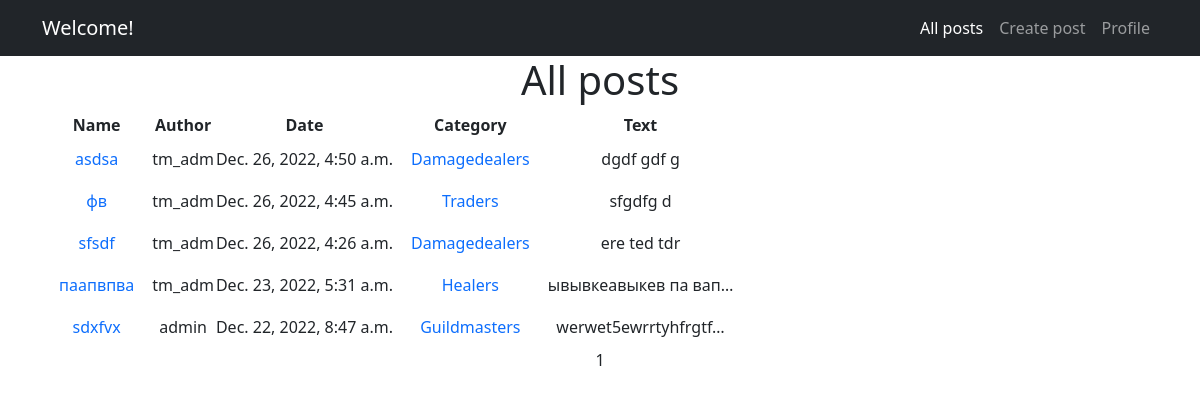
The app's page /posts/, older data.
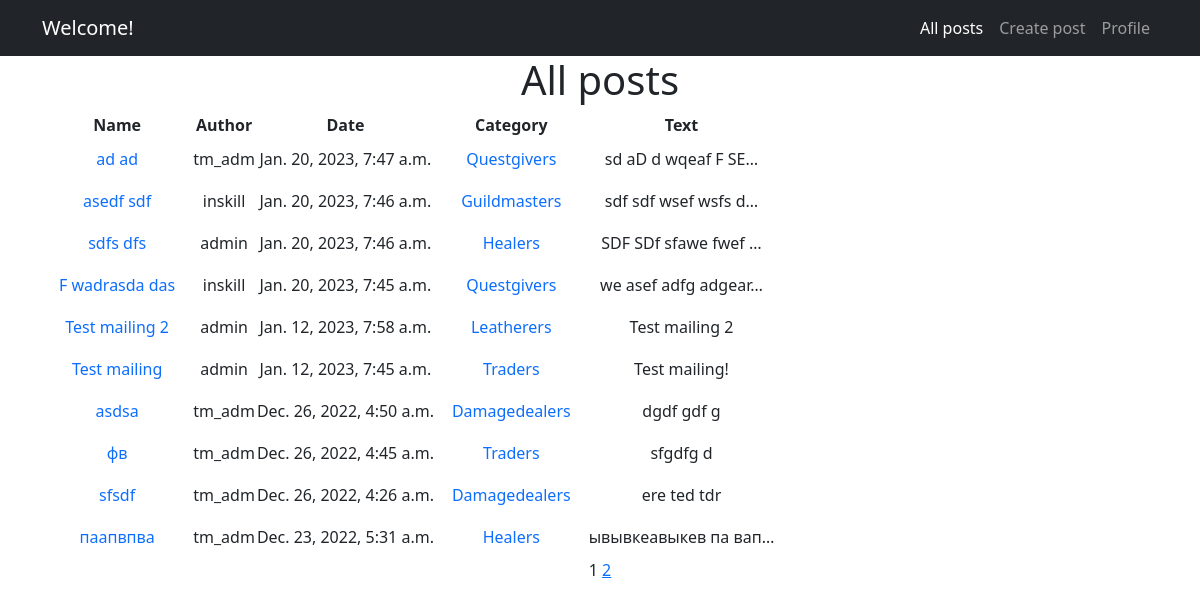
The same page, newer data.
### board/models.py (models this page shows, shortened)
class Post(models.Model):
    date = models.DateTimeField(auto_now_add=True)
    header = models.CharField(max_length=64)
    text = models.TextField()
    files = models.FileField(upload_to ='uploads/', null=True, blank=True)
    author = models.ForeignKey(User, null=True, on_delete=models.CASCADE)
    category = models.ForeignKey(Category, on_delete=models.CASCADE,)

class Category(models.Model):
    name = models.CharField(max_length=64, unique=True)

### board/views.py (the view)
# urls.py: path('posts/', PostList.as_view(), name='postlist'),
class PostList(ListView):
    model = Post
    ordering = '-date'
    template_name = 'posts.html'
    context_object_name = 'posts'
    paginate_by = 10

### board/templates/posts.html (shortened to what this page needs)
{% extends 'flatpages/default.html' %}}
{% block content %}
<h1 class="text-center">All posts</h1>
    {% if posts %}
        <table>
            <tr>
                <td><b>Name</b></td>
                <td><b>Author</b></td>
                <td><b>Date</b></td>
                <td><b>Category</b></td>
                <td><b>Text</b></td>
            </tr>
            {% for post in posts %}
            <tr>
                <td><a class="nav-link" href="{% url 'postdetail' post.id %}">{{ post.header }}</a></td>
                <td>{{ post.author }}</td>
                <td>{{ post.date }}</td>
                <td>
                    <a class="nav-link" href="{% url 'categorylist' post.category.id %}">{{ post.category.name }}</a>
                </td>
                <td>{{ post.text | truncatechars:20 }}</td>
            </tr>
            {% endfor %}
        </table>
    {% else %}
        <h2>No posts</h2>
    {% endif %}
   {{ page_obj.number }}
   {% if page_obj.has_next %}
       <a href="?page={{ page_obj.next_page_number }}">{{ page_obj.next_page_number }}</a>
   {% endif %}
{% endblock content %}

Row changes from the older to the newer data that the page shows:
no longer on this page (row edited): Post: header "sdxfvx", author "admin", date "Dec. 22, 2022, 8:47 a.m.", category.name "Guildmasters", text "werwet5ewrrtyhfrgtf…"
added Post: header "ad ad", author "tm_adm", date "Jan. 20, 2023, 7:47 a.m.", category.name "Questgivers", text "sd aD d wqeaf F SE…"
added Post: header "asedf sdf", author "inskill", date "Jan. 20, 2023, 7:46 a.m.", category.name "Guildmasters", text "sdf sdf wsef wsfs d…"
added Post: header "sdfs dfs", author "admin", date "Jan. 20, 2023, 7:46 a.m.", category.name "Healers", text "SDF SDf sfawe fwef …"
added Post: header "F wadrasda das", author "inskill", date "Jan. 20, 2023, 7:45 a.m.", category.name "Questgivers", text "we asef adfg adgear…"
added Post: header "Test mailing 2", author "admin", date "Jan. 12, 2023, 7:58 a.m.", category.name "Leatherers", text "Test mailing 2"
added Post: header "Test mailing", author "admin", date "Jan. 12, 2023, 7:45 a.m.", category.name "Traders", text "Test mailing!"
Text that changed along with them:
{{ page_obj.next_page_number }}: (not shown) → "2"
